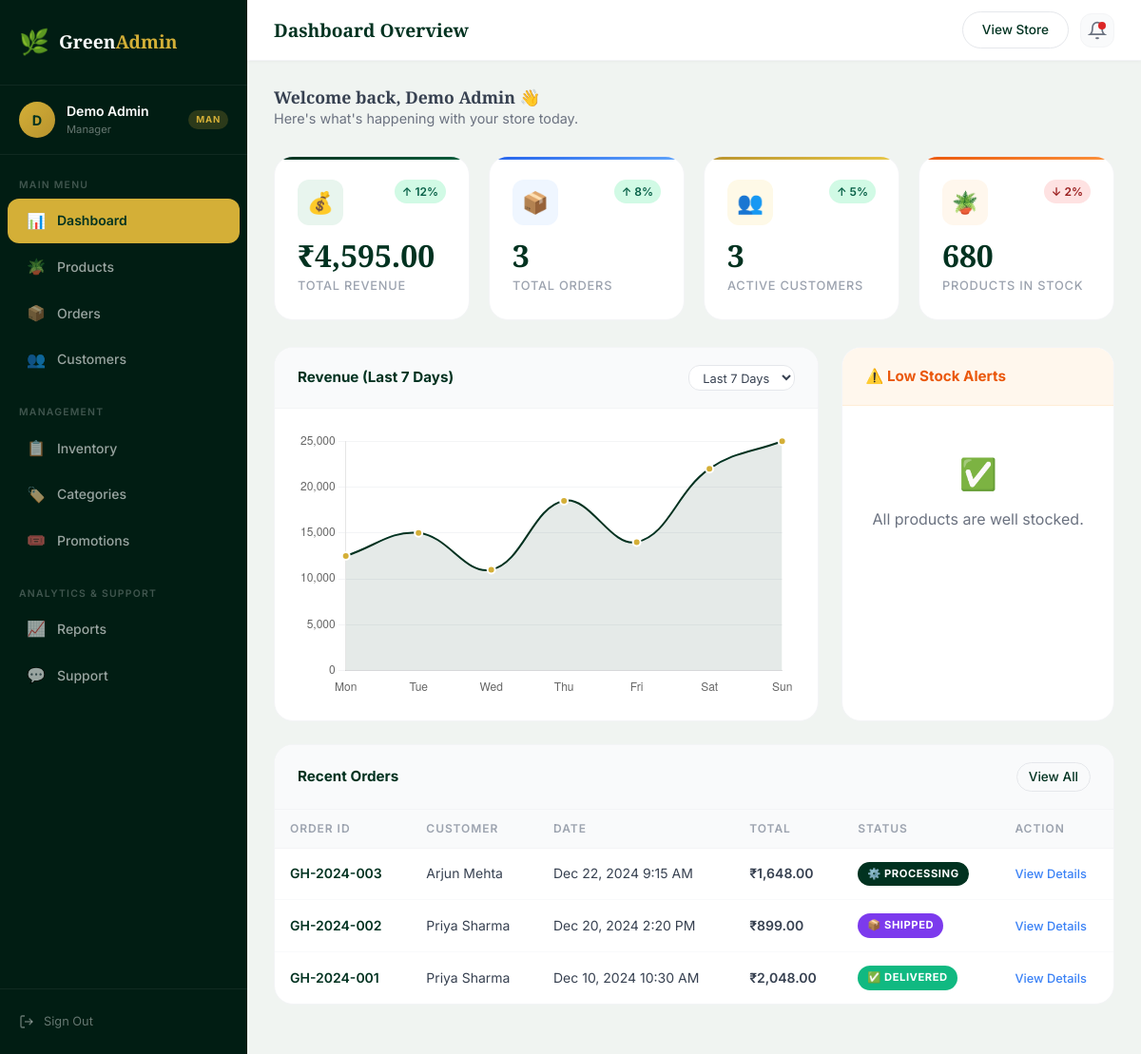
The app's page /admin/index.php with its own data.
### tables this page shows
CREATE TABLE IF NOT EXISTS orders (
    id INT AUTO_INCREMENT PRIMARY KEY,
    user_id INT NOT NULL,
    order_number VARCHAR(50) UNIQUE NOT NULL,
    status ENUM('pending','confirmed','processing','shipped','out_for_delivery','delivered','cancelled') DEFAULT 'pending',
    subtotal DECIMAL(10,2) NOT NULL,
    discount DECIMAL(10,2) DEFAULT 0.00,
    delivery_fee DECIMAL(10,2) DEFAULT 50.00,
    total DECIMAL(10,2) NOT NULL,
    promo_code VARCHAR(50) DEFAULT NULL,
    payment_method ENUM('card','upi','cod','wallet') DEFAULT 'cod',
    payment_status ENUM('pending','paid','failed','refunded') DEFAULT 'pending',
    transaction_id VARCHAR(255) DEFAULT NULL,
    delivery_name VARCHAR(100),
    delivery_phone VARCHAR(20),
    delivery_address TEXT,
    delivery_city VARCHAR(100),
    delivery_state VARCHAR(100),
    delivery_pincode VARCHAR(10),
    delivery_notes TEXT,
    estimated_delivery DATE DEFAULT NULL,
    placed_at TIMESTAMP DEFAULT CURRENT_TIMESTAMP,
    updated_at TIMESTAMP DEFAULT CURRENT_TIMESTAMP ON UPDATE CURRENT_TIMESTAMP,
    FOREIGN KEY (user_id) REFERENCES users(id) ON DELETE CASCADE,
    INDEX idx_user_orders (user_id),
    INDEX idx_status (status)
);

CREATE TABLE IF NOT EXISTS users (
    id INT AUTO_INCREMENT PRIMARY KEY,
    name VARCHAR(100) NOT NULL,
    email VARCHAR(150) UNIQUE NOT NULL,
    password VARCHAR(255) NOT NULL,
    phone VARCHAR(20),
    address TEXT,
    city VARCHAR(100),
    state VARCHAR(100),
    pincode VARCHAR(10),
    profile_pic VARCHAR(255) DEFAULT NULL,
    is_blocked TINYINT(1) DEFAULT 0,
    created_at TIMESTAMP DEFAULT CURRENT_TIMESTAMP
);

### admin/index.php (the view, shortened to what this page needs)
<?php
require_once __DIR__ . '/../includes/functions.php';
$db = getDB();
$totalRevenue = $db->query("SELECT SUM(total) FROM orders WHERE status != 'cancelled'")->fetchColumn() ?: 0;
$totalOrders = $db->query("SELECT COUNT(*) FROM orders")->fetchColumn() ?: 0;
$activeCustomers = $db->query("SELECT COUNT(*) FROM users WHERE is_blocked = 0")->fetchColumn() ?: 0;
$productsInStock = $db->query("SELECT SUM(stock) FROM products")->fetchColumn() ?: 0;
$recentOrders = $db->query("
    SELECT o.id, o.order_number, o.placed_at, o.total, o.status, u.name as customer_name
    FROM orders o
    JOIN users u ON o.user_id = u.id
    ORDER BY o.placed_at DESC LIMIT 10
")->fetchAll();
$lowStock = $db->query("SELECT id, name, stock FROM products WHERE stock <= 10 ORDER BY stock ASC")->fetchAll();
?>
<!DOCTYPE html>
<html lang="en">
<head>
    <link rel="stylesheet" href="<?= SITE_URL ?>/assets/css/main.css">
    <link rel="stylesheet" href="<?= SITE_URL ?>/assets/css/admin.css">
</head>
<body class="admin-body">
<div class="admin-layout">
    <aside class="admin-sidebar" id="adminSidebar">
        <a href="<?= SITE_URL ?>/admin/index.php" class="sidebar-logo">
            <span class="sidebar-logo-icon">🌿</span>
            <div class="sidebar-logo-text">Green<span>Admin</span></div>
        </a>
        <div class="sidebar-user">
            <div class="sidebar-avatar"><?= substr($_SESSION['admin_name'], 0, 1) ?></div>
            <div>
                <div class="sidebar-user-name"><?= sanitize($_SESSION['admin_name']) ?></div>
                <div class="sidebar-user-role"><?= sanitize($_SESSION['admin_role']) ?></div>
            </div>
            <span class="sidebar-badge <?= $_SESSION['admin_role'] ?>"><?= substr($_SESSION['admin_role'], 0, 3) ?></span>
        </div>
        <nav class="sidebar-nav">
            <div class="sidebar-nav-label">Main Menu</div>
            <a href="<?= SITE_URL ?>/admin/index.php" class="sidebar-nav-item active">
                <span class="nav-icon">📊</span> Dashboard
            </a>
            <a href="#" class="sidebar-nav-item">
                <span class="nav-icon">🪴</span> Products
            </a>
            <a href="#" class="sidebar-nav-item">
                <span class="nav-icon">📦</span> Orders
            </a>
            <a href="#" class="sidebar-nav-item">
                <span class="nav-icon">👥</span> Customers
            </a>
            <div class="sidebar-nav-label" style="margin-top: 16px;">Management</div>
            <a href="#" class="sidebar-nav-item">
                <span class="nav-icon">📋</span> Inventory
            </a>
            <a href="#" class="sidebar-nav-item">
                <span class="nav-icon">🏷️</span> Categories
            </a>
            <a href="#" class="sidebar-nav-item">
                <span class="nav-icon">🎟️</span> Promotions
            </a>
            <div class="sidebar-nav-label" style="margin-top: 16px;">Analytics & Support</div>
            <a href="#" class="sidebar-nav-item">
                <span class="nav-icon">📈</span> Reports
            </a>
            <a href="#" class="sidebar-nav-item">
                <span class="nav-icon">💬</span> Support
            </a>
        </nav>
        <div class="sidebar-footer">
            <a href="<?= SITE_URL ?>/auth/logout.php" class="sidebar-logout">
                <svg width="16" height="16" viewBox="0 0 24 24" fill="none" stroke="currentColor" stroke-width="2"><path d="M9 21H5a2 2 0 0 1-2-2V5a2 2 0 0 1 2-2h4"/><polyline points="16 17 21 12 16 7"/><line x1="21" y1="12" x2="9" y2="12"/></svg>
                Sign Out
            </a>
        </div>
    </aside>
    <main class="admin-main">
        <header class="admin-header">
            <div class="admin-header-left">
                <h1 class="admin-page-title">Dashboard Overview</h1>
            </div>
            <div class="admin-header-right">
                <a href="<?= SITE_URL ?>/index.php" target="_blank" class="btn btn-outline-sm" style="color: var(--green-deep); border-color: var(--gray-200);">View Store</a>
                <button class="admin-header-btn" aria-label="Notifications">
                    <svg width="20" height="20" viewBox="0 0 24 24" fill="none" stroke="currentColor" stroke-width="2"><path d="M18 8A6 6 0 0 0 6 8c0 7-3 9-3 9h18s-3-2-3-9"/><path d="M13.73 21a2 2 0 0 1-3.46 0"/></svg>
                    <span style="position:absolute; top:8px; right:8px; width:8px; height:8px; background:var(--red); border-radius:50%;"></span>
                </button>
            </div>
        </header>
        <div class="admin-content">
            <div style="margin-bottom: 28px;">
                <h2 style="font-size: 1.1rem; color: var(--gray-700);">Welcome back, <?= sanitize($_SESSION['admin_name']) ?> 👋</h2>
                <p style="color: var(--gray-500); font-size: 0.9rem;">Here's what's happening with your store today.</p>
            </div>
            <div class="kpi-grid">
                <div class="kpi-card green">
                    <div class="kpi-top">
                        <div class="kpi-icon green">💰</div>
                        <div class="kpi-change up">↑ 12%</div>
                    </div>
                    <div class="kpi-value"><?= formatPrice($totalRevenue) ?></div>
                    <div class="kpi-label">Total Revenue</div>
                </div>
                <div class="kpi-card blue">
                    <div class="kpi-top">
                        <div class="kpi-icon blue">📦</div>
                        <div class="kpi-change up">↑ 8%</div>
                    </div>
                    <div class="kpi-value"><?= number_format($totalOrders) ?></div>
                    <div class="kpi-label">Total Orders</div>
                </div>
                <div class="kpi-card gold">
                    <div class="kpi-top">
                        <div class="kpi-icon gold">👥</div>
                        <div class="kpi-change up">↑ 5%</div>
                    </div>
                    <div class="kpi-value"><?= number_format($activeCustomers) ?></div>
                    <div class="kpi-label">Active Customers</div>
                </div>
                <div class="kpi-card orange">
                    <div class="kpi-top">
                        <div class="kpi-icon orange">🪴</div>
                        <div class="kpi-change down">↓ 2%</div>
                    </div>
                    <div class="kpi-value"><?= number_format($productsInStock) ?></div>
                    <div class="kpi-label">Products in Stock</div>
                </div>
            </div>
            <div class="charts-grid">
                <div class="admin-card" style="margin-bottom: 0;">
                    <div class="admin-card-header">
                        <div class="admin-card-title">Revenue (Last 7 Days)</div>
                        <select class="admin-filter-select" style="padding: 4px 10px; font-size: 0.8rem;">
                            <option>Last 7 Days</option>
                        </select>
                    </div>
                    <div class="admin-card-body">
                        <div class="chart-container">
                            <canvas id="salesChart"></canvas>
                        </div>
                    </div>
                </div>
                <div class="admin-card" style="margin-bottom: 0;">
                    <div class="admin-card-header" style="background: #fff7ed; border-bottom-color: #ffedd5;">
                        <div class="admin-card-title" style="color: #ea580c;">⚠️ Low Stock Alerts</div>
                    </div>
                    <div class="admin-card-body" style="padding: 16px;">
                        <?php if(count($lowStock) > 0): ?>
                            <div class="low-stock-list">
                                <?php foreach($lowStock as $item): ?>
                                <div class="low-stock-item">
                                    <div class="low-stock-icon">🪴</div>
                                    <div class="low-stock-name"><?= sanitize($item['name']) ?></div>
                                    <div class="low-stock-qty"><?= $item['stock'] ?> left</div>
                                </div>
                                <?php endforeach; ?>
                            </div>
                            <a href="#" class="btn btn-outline-sm btn-full" style="margin-top: 16px; color: var(--green-deep); border-color: var(--gray-200);">View Inventory</a>
                        <?php else: ?>
                            <div style="text-align: center; padding: 30px 10px; color: var(--gray-500);">
                                <div style="font-size: 2rem; margin-bottom: 10px;">✅</div>
                                All products are well stocked.
                            </div>
                        <?php endif; ?>
                    </div>
                </div>
            </div>
            <div class="admin-card">
                <div class="admin-card-header">
                    <div class="admin-card-title">Recent Orders</div>
                    <a href="#" class="btn btn-outline-sm" style="color: var(--green-deep); border-color: var(--gray-200); padding: 4px 12px;">View All</a>
                </div>
                <div style="overflow-x: auto;">
                    <table class="data-table">
                        <thead>
                            <tr>
                                <th>Order ID</th>
                                <th>Customer</th>
                                <th>Date</th>
                                <th>Total</th>
                                <th>Status</th>
                                <th>Action</th>
                            </tr>
                        </thead>
                        <tbody>
                            <?php if(count($recentOrders) > 0): ?>
                                <?php foreach($recentOrders as $order): ?>
                                <tr>
                                    <td style="font-weight: 600; color: var(--green-deep);"><?= $order['order_number'] ?></td>
                                    <td><?= sanitize($order['customer_name']) ?></td>
                                    <td><?= date('M d, Y g:i A', strtotime($order['placed_at'])) ?></td>
                                    <td style="font-weight: 600;"><?= formatPrice($order['total']) ?></td>
                                    <td><?= getOrderStatusBadge($order['status']) ?></td>
                                    <td>
                                        <a href="#" style="color: var(--blue); font-weight: 500; font-size: 0.8rem;">View Details</a>
                                    </td>
                                </tr>
                                <?php endforeach; ?>
                            <?php else: ?>
                                <tr>
                                    <td colspan="6" style="text-align: center; padding: 40px;">No recent orders found.</td>
                                </tr>
                            <?php endif; ?>
                        </tbody>
                    </table>
                </div>
            </div>
        </div>
    </main>
</div>
<script>
// Mock Chart Data
document.addEventListener('DOMContentLoaded', function() {
    const ctx = document.getElementById('salesChart');
    if(ctx) {
        new Chart(ctx, {
            type: 'line',
            data: {
                labels: ['Mon', 'Tue', 'Wed', 'Thu', 'Fri', 'Sat', 'Sun'],
                datasets: [{
                    label: 'Revenue (₹)',
                    data: [12500, 15000, 11000, 18500, 14000, 22000, 25000],
                    borderColor: '#013220',
                    backgroundColor: 'rgba(1, 50, 32, 0.1)',
                    borderWidth: 2,
                    pointBackgroundColor: '#D4AF37',
                    pointBorderColor: '#fff',
                    pointBorderWidth: 2,
                    pointRadius: 4,
                    fill: true,
                    tension: 0.4
                }]
            },
            options: {
                responsive: true,
                maintainAspectRatio: false,
                plugins: {
                    legend: { display: false }
                },
                scales: {
                    y: {
                        beginAtZero: true,
                        grid: { borderDash: [4, 4], color: '#f3f4f6' }
                    },
                    x: {
                        grid: { display: false }
                    }
                }
            }
        });
    }
    // Sidebar Toggle for Mobile
    const sidebar = document.getElementById('adminSidebar');
    const toggle = document.getElementById('sidebarToggle');
    if(window.innerWidth <= 768) {
        toggle.style.display = 'flex';
    }
    toggle.addEventListener('click', () => {
        sidebar.classList.toggle('open');
    });
});
</script>
</body>
</html>

### includes/functions.php (shortened to what this page needs)
<?php
function formatPrice($amount) {
    return CURRENCY . number_format($amount, 2);
}
function sanitize($input) {
    return htmlspecialchars(strip_tags(trim($input)), ENT_QUOTES, 'UTF-8');
}
function getOrderStatusBadge($status) {
    $badges = [
        'pending'          => ['class' => 'badge-warning',  'label' => '⏳ Pending'],
        'confirmed'        => ['class' => 'badge-info',     'label' => '✅ Confirmed'],
        'processing'       => ['class' => 'badge-primary',  'label' => '⚙️ Processing'],
        'shipped'          => ['class' => 'badge-purple',   'label' => '📦 Shipped'],
        'out_for_delivery' => ['class' => 'badge-orange',   'label' => '🚗 Out for Delivery'],
        'delivered'        => ['class' => 'badge-success',  'label' => '✅ Delivered'],
        'cancelled'        => ['class' => 'badge-danger',   'label' => '❌ Cancelled'],
    ];
    $b = $badges[$status] ?? ['class' => 'badge-secondary', 'label' => ucfirst($status)];
    return "<span class='badge {$b['class']}'>{$b['label']}</span>";
}

### records on screen
orders: order_number "GH-2024-003", user.name "Arjun Mehta", placed_at "Dec 22, 2024 9:15 AM", total "₹1,648.00", status "⚙️ PROCESSING"
orders: order_number "GH-2024-002", user.name "Priya Sharma", placed_at "Dec 20, 2024 2:20 PM", total "₹899.00", status "📦 SHIPPED"
orders: order_number "GH-2024-001", user.name "Priya Sharma", placed_at "Dec 10, 2024 10:30 AM", total "₹2,048.00", status "✅ DELIVERED"

### other values on screen
substr($_SESSION['admin_name'], 0, 1) "D"
$_SESSION['admin_name'] "Demo Admin"
$_SESSION['admin_role'] "Manager"
substr($_SESSION['admin_role'], 0, 3) "MAN"
formatPrice($totalRevenue) "₹4,595.00"
$totalOrders "3"
$activeCustomers "3"
$productsInStock "680"
